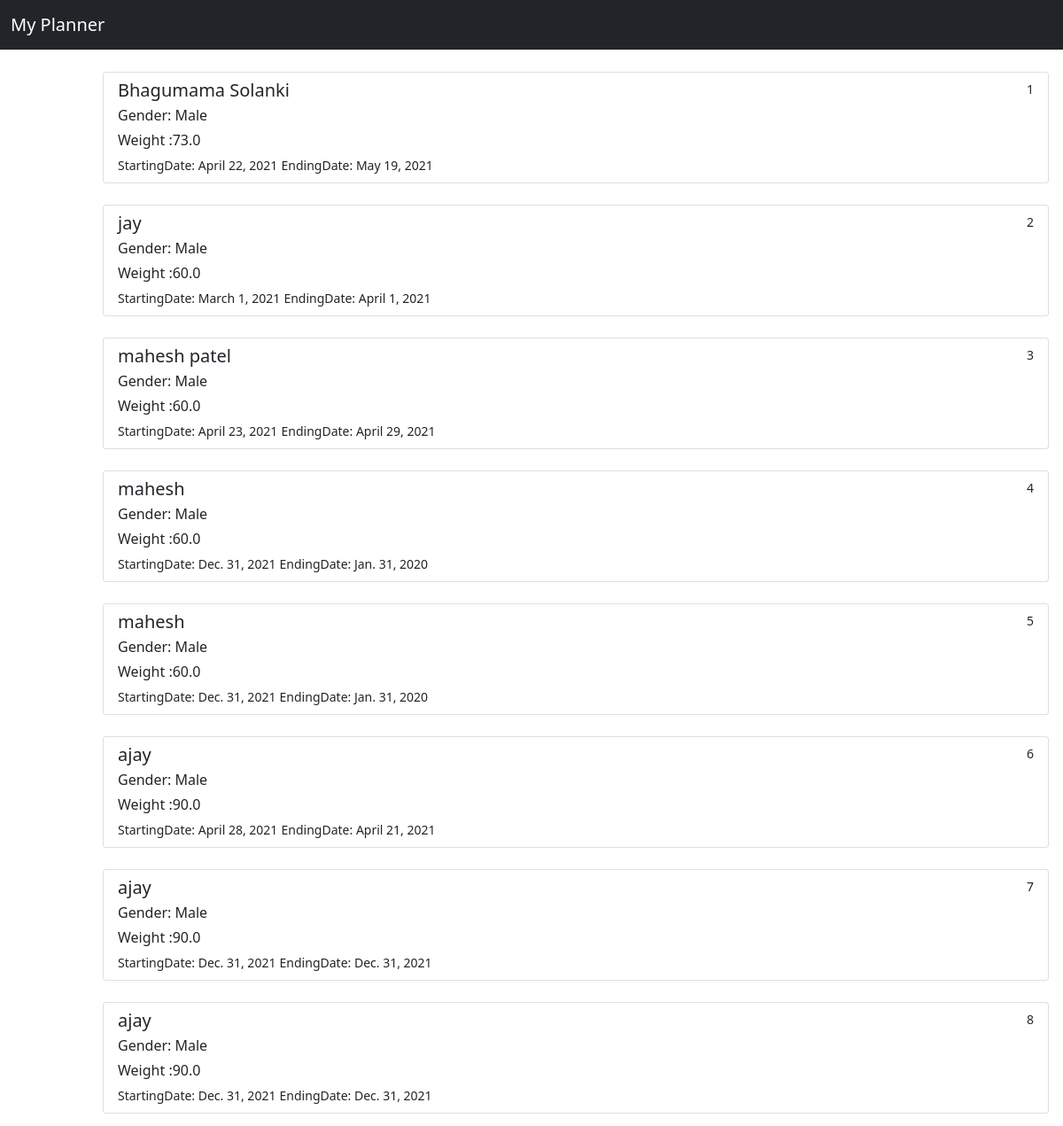
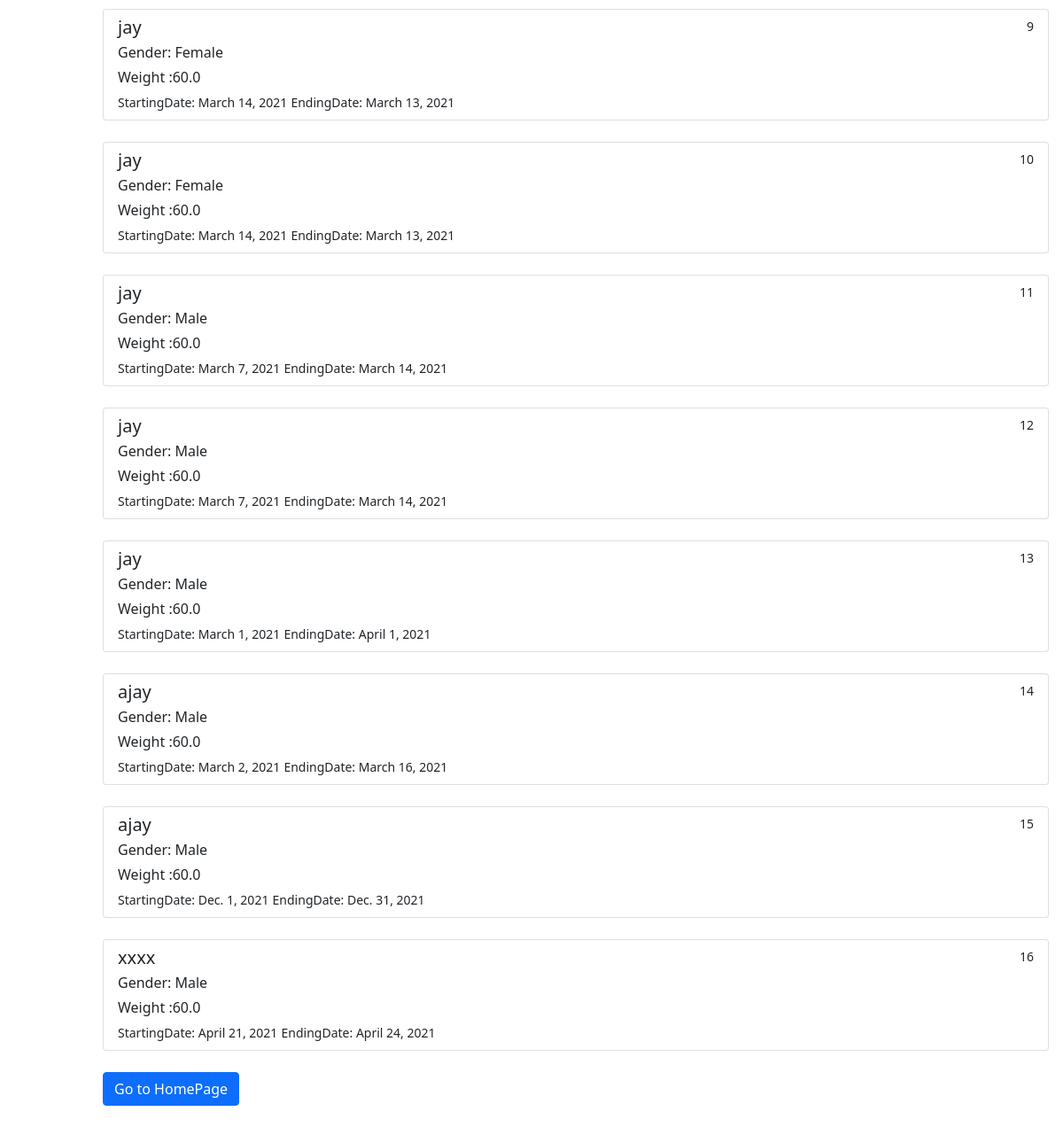
Page /planner/trackerdetail/ on the committed database (2 pictures, top to bottom).
### planner/models.py (models this page shows, shortened)
class Profile(models.Model):
    Id=models.AutoField(primary_key=True)
    Name=models.CharField(max_length=100)
    Weight=models.FloatField()
    Height=models.FloatField()
    Gender=models.CharField(max_length=10)
    StartingDate=models.DateField()
    EndingDate=models.DateField()
    DueToDietFor=models.TextField(blank=True)
    Carbohydrates=models.FloatField()
    Fats=models.FloatField()
    Protin=models.FloatField()
    AfterWakeUp=models.TextField(blank=True)
    BeforeBreakfast=models.TextField(blank=True)
    Breakfast=models.TextField(blank=True)
    Lunch=models.TextField(blank=True)
    Snacks=models.TextField(blank=True)
    Dinner=models.TextField(blank=True)
    MidNeightDrink=models.TextField(blank=True)
    Notes=models.TextField(blank=True)
    Excercise=models.TextField(blank=True)

### planner/views.py (the view)
# urls.py: path('trackerdetail/',views.trackerdetail,name="trackerdetail")
def trackerdetail(request):
    profiles = Profile.objects.all()
    params = {'profiles': profiles}
    return render(request,'planner/trackerdetails.html',params)

### planner/templates/planner/trackerdetails.html (shortened to what this page needs)
<!doctype html>
<html lang="en">
  <head>
    <link href="https://cdn.jsdelivr.net/npm/bootstrap@5.0.0-beta2/dist/css/bootstrap.min.css" rel="stylesheet">
  </head>
  <body>
    <nav class="navbar navbar-expand-lg navbar-dark fixed-top bg-dark">
  <div class="container-fluid">
    <div class="collapse navbar-collapse" id="navbarTogglerDemo01">
      <a class="navbar-brand" href="/planner">My Planner</a>
    </div>
  </div>
</nav>
<div class="content">
    {% for i in profiles %}
    <div class="list-group">
    <div class="list-group-item list-group-item-action " aria-current="true">
    <div class="d-flex w-100 justify-content-between">
      <h5 class="mb-1">{{ i.Name }}</h5>
      <small>{{ i.Id }}</small>
    </div>
    <p class="mb-1">Gender: {{ i.Gender }}</p>
    <p class="mb-1">Weight :{{ i.Weight }}</p>
    <small>StartingDate: {{ i.StartingDate }}</small>
    <small>EndingDate: {{ i.EndingDate }}</small>
    </div>
    </div>
   <br/>
    {% endfor %}
<div class="d-grid gap-2">
<a href="/planner">  <button class="btn btn-primary" type="button">Go to HomePage</button> </a>
</div>
<br/>
</div>
  </body>
</html>

### planner/templates/planner/trackerdetails.html (style rules this page uses)
.content { margin-top: 80px; margin-left: 100px; padding: 1px 16px; height: 10px; }

### rows in the picture
Profile: Name "Bhagumama Solanki", Id "1", Gender "Male", Weight "73.0", StartingDate "April 22, 2021", EndingDate "May 19, 2021"
Profile: Name "jay", Id "2", Gender "Male", Weight "60.0", StartingDate "March 1, 2021", EndingDate "April 1, 2021"
Profile: Name "mahesh patel", Id "3", Gender "Male", Weight "60.0", StartingDate "April 23, 2021", EndingDate "April 29, 2021"
Profile: Name "mahesh", Id "4", Gender "Male", Weight "60.0", StartingDate "Dec. 31, 2021", EndingDate "Jan. 31, 2020"
Profile: Name "mahesh", Id "5", Gender "Male", Weight "60.0", StartingDate "Dec. 31, 2021", EndingDate "Jan. 31, 2020"
Profile: Name "ajay", Id "6", Gender "Male", Weight "90.0", StartingDate "April 28, 2021", EndingDate "April 21, 2021"
Profile: Name "ajay", Id "7", Gender "Male", Weight "90.0", StartingDate "Dec. 31, 2021", EndingDate "Dec. 31, 2021"
Profile: Name "ajay", Id "8", Gender "Male", Weight "90.0", StartingDate "Dec. 31, 2021", EndingDate "Dec. 31, 2021"
Profile: Name "jay", Id "9", Gender "Female", Weight "60.0", StartingDate "March 14, 2021", EndingDate "March 13, 2021"
Profile: Name "jay", Id "10", Gender "Female", Weight "60.0", StartingDate "March 14, 2021", EndingDate "March 13, 2021"
Profile: Name "jay", Id "11", Gender "Male", Weight "60.0", StartingDate "March 7, 2021", EndingDate "March 14, 2021"
Profile: Name "jay", Id "12", Gender "Male", Weight "60.0", StartingDate "March 7, 2021", EndingDate "March 14, 2021"
Profile: Name "jay", Id "13", Gender "Male", Weight "60.0", StartingDate "March 1, 2021", EndingDate "April 1, 2021"
Profile: Name "ajay", Id "14", Gender "Male", Weight "60.0", StartingDate "March 2, 2021", EndingDate "March 16, 2021"
Profile: Name "ajay", Id "15", Gender "Male", Weight "60.0", StartingDate "Dec. 1, 2021", EndingDate "Dec. 31, 2021"
Profile: Name "xxxx", Id "16", Gender "Male", Weight "60.0", StartingDate "April 21, 2021", EndingDate "April 24, 2021"
